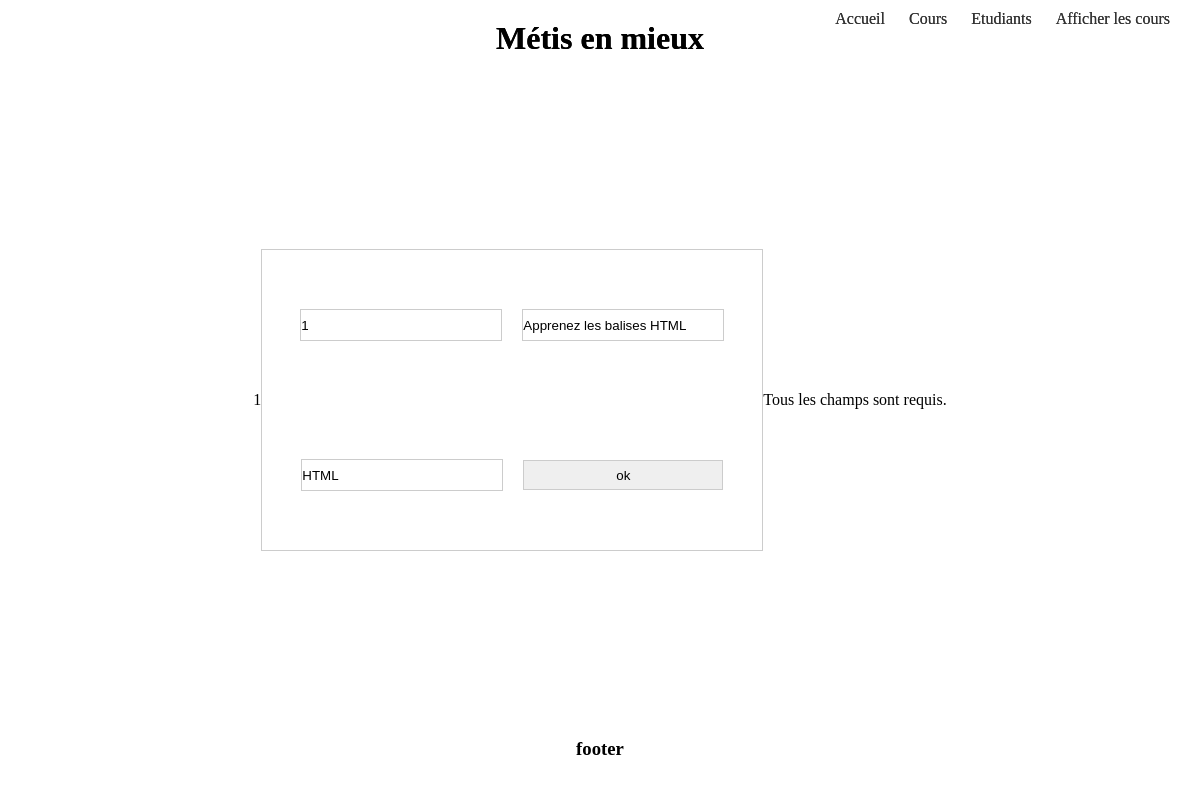
Page /mvc/controllerCours/updateCours/1 on the committed database.
### tables this page shows
CREATE TABLE `cours` (
  `id` int(11) NOT NULL,
  `code` varchar(20) NOT NULL,
  `titre` varchar(100) NOT NULL,
  `langage` varchar(50) NOT NULL
);

### mvc/controllers/controllerCours.php (called while the page is built, shortened)
<?php
    require_once('models/modelCours.php');
    function updateCours($id) {
        $data = getOneCours($id);
        if (!empty($_POST['code']) && !empty($_POST['titre']) && !empty($_POST['langage'])) {
            $resultUpdate = updateModelCours($id);
            if (!$resultUpdate) {
                $message = "Un problème est survenu, les mises à jour n'ont pas été effectuées !";
                $boolMessage = true;
                header('Location:controllerCours/getAllCours');
            } else {
                $message = "Les mises à jour ont bien été effectuées";
                $boolMessage = true;
            }
        } if (empty($_POST['code']) || empty($_POST['titre']) || empty($_POST['langage'])) {
            $message = "Tous les champs sont requis.";
        }
        require_once("views/viewUpdateCours.php");
    }
?>

### mvc/models/modelCours.php (called while the page is built, shortened)
<?php
    function getOneCours($id){
        $bdd = connexionBDD();
        $sql = "SELECT * FROM cours WHERE id=" .$id ;
        $result = $bdd -> query($sql);
        $data = $result -> fetch(PDO::FETCH_ASSOC);
        return $data;
    }
?>

### mvc/views/viewUpdateCours.php (the view)
<?php include("header.php") ?>
<form action="controllerCours/updateCours/<?php echo $data['id'] ?>" method="POST">
    <input name="code" value="<?= $data["code"] ?>">
    <input name="titre" value="<?= $data['titre'] ?>">
    <input name="langage" value="<?= $data['langage'] ?>">
    <input type="submit" value="ok">
</form>
<p><?php echo $message; ?></p>
<?php include("footer.php"); ?>

### mvc/assets/style.css (style rules this page uses)
* { margin: 0; padding: 0; }
body { width: 100%; height: 100vh; display: flex; justify-content: center; align-items: center; }
form { border: 1px solid #ccc; width: 500px; height: 300px; display: flex; flex-wrap: wrap; justify-content: center; align-items: center; }
form>input { margin: 10px; border: 1px solid #ccc; width: 200px; height: 30px; }

### rows in the picture
cours: code "1", titre "Apprenez les balises HTML", langage "HTML"

### other values in the picture
$message "Tous les champs sont requis."
